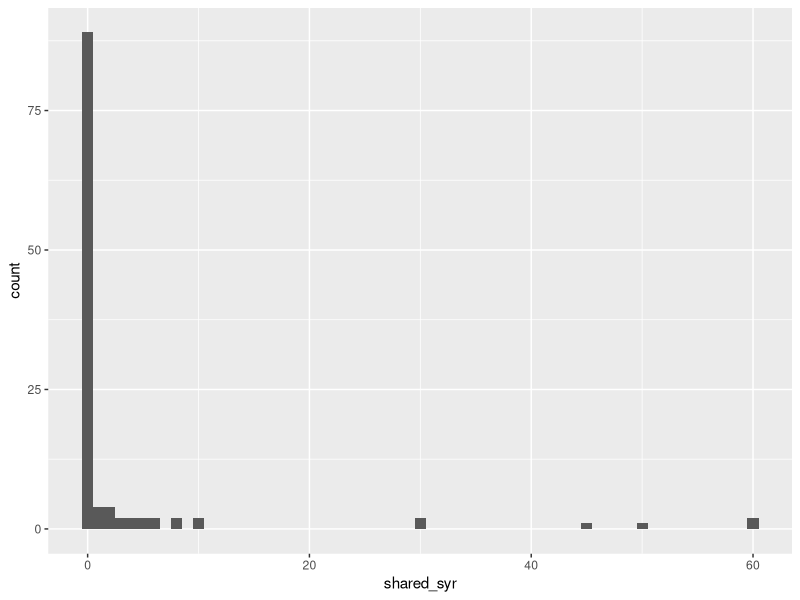
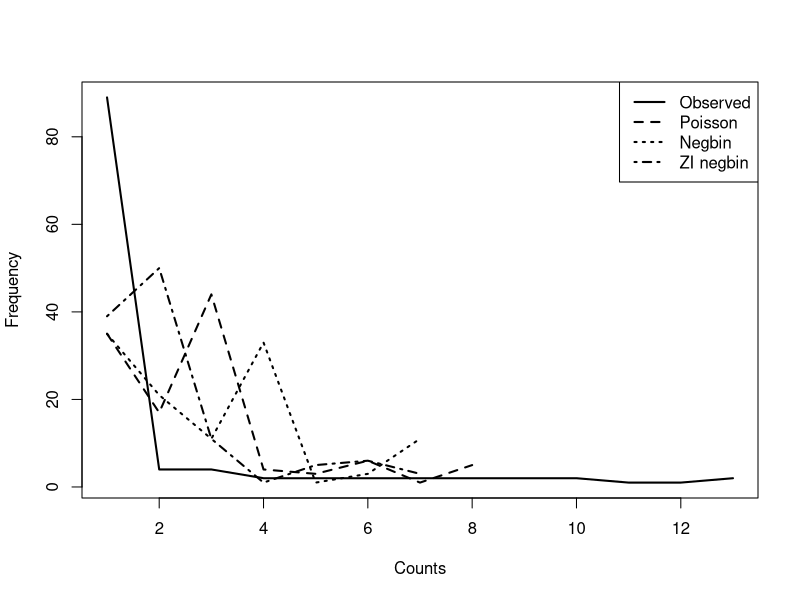

The R source for these figures, in order:
## ---- chunk 1
suppressPackageStartupMessages({
  library(tidyverse)
})
needledat <- readr::read_csv("needle_sharing.csv")
needledat2 <- needledat %>%
  dplyr::filter(sex %in% c("M", "F") &
                  ethn %in% c("White", "AA", "Hispanic") &
                  !is.na(homeless)) %>%
  mutate(
    homeless = recode(homeless, "0" = "no", "1" = "yes"),
    hiv = recode(
      hivstat,
      "0" = "negative",
      "1" = "positive",
      "2" = "yes"
    )
  )
## ---- chunk 2
meanvarzeros <- needledat2 %>% 
  filter(complete.cases(shared_syr)) %>%
summarise(
  mean = mean(shared_syr),
  var = var(shared_syr),
  fraczero = (sum(shared_syr == 0) / length(shared_syr))
)
meanvarzeros
## ---- chunk 3
library(ggplot2)
filter(needledat2, complete.cases(shared_syr)) %>%
  ggplot(aes(x = shared_syr)) +
  geom_histogram(binwidth = 1)
## ---- chunk 4
fit.pois <- glm(shared_syr ~ sex + ethn + homeless,
                data = needledat2,
                family = poisson(link = "log"))
## ---- chunk 5
library(MASS)
fit.negbin <- MASS::glm.nb(shared_syr ~ sex + ethn + homeless,
                           data = needledat2)
## ---- chunk 6
library(pscl)
fit.ZIpois <- pscl::zeroinfl(shared_syr ~ sex + ethn + homeless | 1,
                       dist = "poisson",
                       data = needledat2)
## ---- chunk 7
fit.ZInegbin <-
  pscl::zeroinfl(shared_syr ~ sex + ethn + homeless | 1,
           dist = "negbin",
           data = needledat2)
## ---- chunk 8
logLik(fit.pois)
logLik(fit.negbin)
logLik(fit.ZIpois)
logLik(fit.ZInegbin)
## ---- chunk 9
listofmodels <- list(
  poisson = fit.pois,
  negbin = fit.negbin,
  ZIpois = fit.ZIpois,
  ZInegbin = fit.ZInegbin
)
## ---- chunk 10
lapply(listofmodels, logLik)
## ---- chunk 11
qchisq(p=0.95, df = 1)  #critical value is 3.84
qchisq(p=0.05, df = 1, lower.tail = FALSE) #equivalent
## ---- chunk 12
qchisq(p=0.95, df = 2)  #critical value is 6
## ---- chunk 13
observed <- data.frame(table(needledat2$shared_syr))
fit.lm <- lm(shared_syr ~ sex + ethn + homeless, data = needledat2)
pred.lm <- data.frame(table(round(predict(fit.lm))))
pred.pois <-
  data.frame(table(round(predict(fit.pois, type = "response"))))
pred.negbin <-
  data.frame(table(round(predict(fit.negbin, type = "response"))))
pred.ZIpois <-
  data.frame(table(round(predict(fit.ZIpois, type = "response"))))
pred.ZInb3 <-
  data.frame(table(round(predict(fit.ZInegbin, type = "response"))))

plot(
  as.numeric(observed[, 1]),
  observed[, 2],
  type = "l",
  lwd = 2,
  xlab = "Counts",
  ylab = "Frequency"
)
lines(as.numeric(pred.pois[, 1]),
      pred.pois[, 2],
      lty = 2,
      lwd = 2)
lines(as.numeric(pred.negbin[, 1]),
      pred.negbin[, 2],
      lty = 3,
      lwd = 2)
lines(as.numeric(pred.ZInb3[, 1]),
      pred.ZInb3[, 2],
      lty = 4,
      lwd = 2)
legend(
  "topright",
  legend = c("Observed", "Poisson", "Negbin", "ZI negbin"),
  lty = 1:4,
  lwd = 2
)
